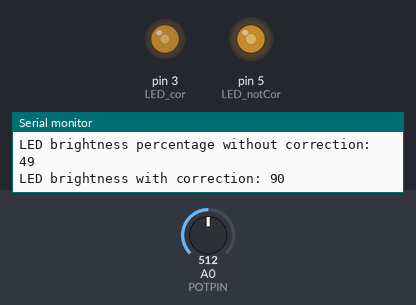
The sketch below on a simulated Arduino Uno, built with avr-gcc and run on an emulated ATmega328P. Shown: output pins drawn as LEDs (lit = HIGH), the last lines printed to the serial monitor. The test bench sets the inputs (shaded band); at power-on: A0 (POTPIN) = 512.

Above: at 1.2 s.
1.3 s: A0 (POTPIN) set to 716
At 2.0 s:
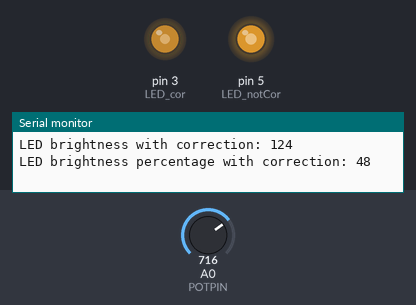
3.2 s: A0 (POTPIN) set to 1023
At 4.1 s:
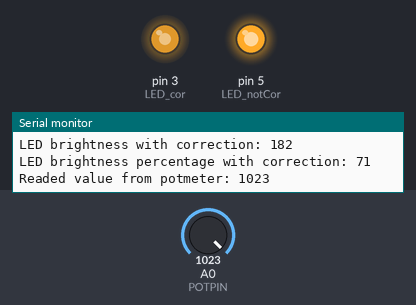
4.9 s: A0 (POTPIN) set to 306
At 6.4 s:
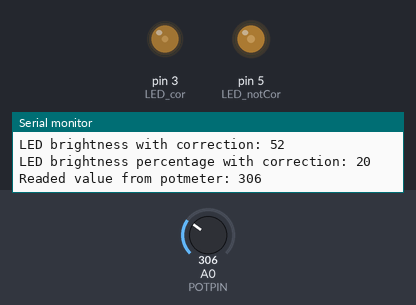
6.7 s: A0 (POTPIN) set to 122
At 8.0 s:
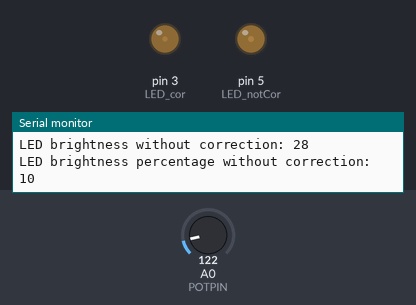
Timing chart, 0 to 9.5 s (numbered marks = the images above; inputs shaded):
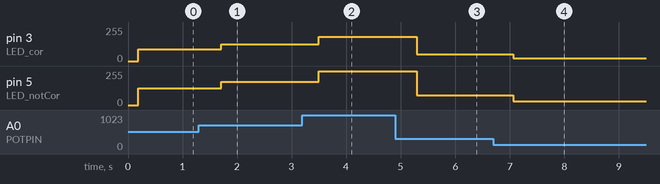

Measured:
- after the input at 1.3 s, pin 3 (LED_cor): 90/255 → 124/255 after 0.41 s; pin 5 (LED_notCor): 127/255 → 175/255 after 0.41 s
- after the input at 3.2 s, pin 3 (LED_cor): 124/255 → 182/255 after 0.30 s; pin 5 (LED_notCor): 175/255 → 255/255 after 0.30 s
- after the input at 4.9 s, pin 3 (LED_cor): 182/255 → 52/255 after 0.40 s; pin 5 (LED_notCor): 255/255 → 73/255 after 0.40 s
- after the input at 6.7 s, pin 3 (LED_cor): 52/255 → 19/255 after 0.37 s; pin 5 (LED_notCor): 73/255 → 28/255 after 0.37 s

The sketch:

Opdracht_3.ino
```cpp
#define POTPIN A0
const int LED_cor = 3;
const int LED_notCor = 5;
int POT_read;
int POT_percentage;
int LED_out_notCor;
int LED_out_cor;
int LED_OUT_percentage;
int LED_OUT_corrected_percentage;
const float correctie = 0.714;

void setup(){
  Serial.begin(9600);

  pinMode(POTPIN,INPUT);

  pinMode(LED_notCor,OUTPUT);
  digitalWrite(LED_notCor, LOW);

  pinMode(LED_cor,OUTPUT);
  digitalWrite(LED_cor, LOW);
}

void loop(){
// read and calculate
  POT_read = analogRead(POTPIN);
  POT_percentage = (POT_read / 1023.0) * 100;

  LED_out_notCor = (255 / 100.0) * POT_percentage;
  LED_out_cor = LED_out_notCor * correctie;

  LED_OUT_percentage = (LED_out_notCor / 255.0) * 100;
  LED_OUT_corrected_percentage =  (LED_out_cor / 255.0)* 100;

// Print values
  Serial.println("\n\n");
  Serial.print("Readed value from potmeter: ");
  Serial.println(POT_read);

  Serial.print("Percentage of potmeter: ");
  Serial.println(POT_percentage);

  Serial.println("\n");
//  No correction
  Serial.print("LED brightness without correction: ");
  Serial.println(LED_out_notCor);
  Serial.print("LED brightness percentage without correction: ");
  Serial.println(LED_OUT_percentage);
  Serial.println("\n");
// Corrected
  Serial.print("LED brightness with correction: ");
  Serial.println(LED_out_cor);
  Serial.print("LED brightness percentage with correction: ");
  Serial.println(LED_OUT_corrected_percentage);

// Set leds on
  analogWrite(LED_notCor, LED_out_notCor);
  analogWrite(LED_cor, LED_out_cor);

  delay(50);

}
```
